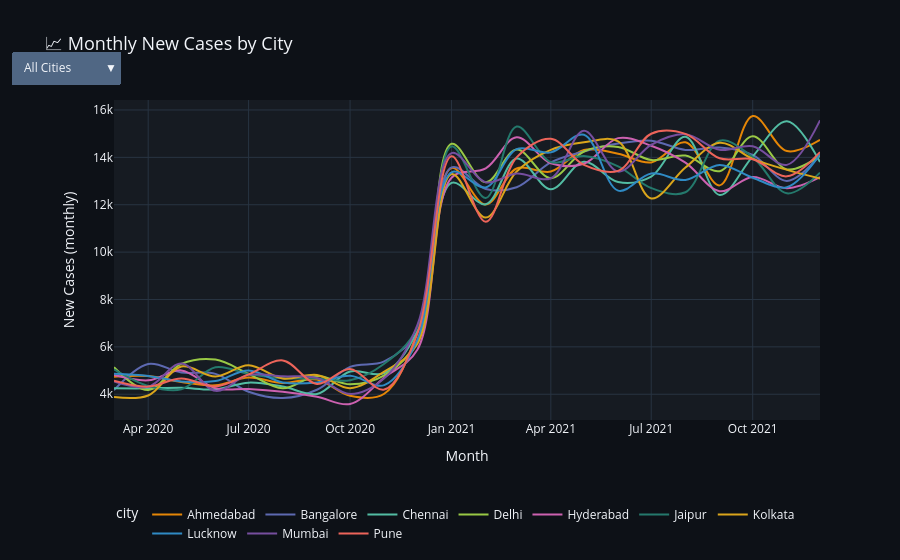

The cell this chart's notebook holds for it:
### Markdown cell above
### 📈 6A — Interactive Line Chart: City-wise COVID Trends

### Code cell
monthly = (
    df.groupby(['city', 'month'])
      .agg(confirmed=('confirmed','max'),
           daily_new=('daily_new','sum'),
           deaths=('deaths','max'))
      .reset_index()
)

fig = px.line(
    monthly, x='month', y='daily_new', color='city',
    title='📈 Monthly New Cases by City',
    labels={'daily_new': 'New Cases (monthly)', 'month': 'Month'},
    template='plotly_dark',
    color_discrete_sequence=px.colors.qualitative.Vivid,
    hover_data={'confirmed': True},
    line_shape='spline'
)
fig.update_layout(
    title_font_size=18,
    plot_bgcolor='#161b22',
    paper_bgcolor='#0d1117',
    hovermode='x unified',
    legend=dict(orientation='h', y=-0.25),
    updatemenus=[dict(
        type='dropdown',
        showactive=True,
        y=1.15, x=0.01,
        buttons=[
            dict(label='All Cities',
                 method='update',
                 args=[{'visible': [True]*monthly['city'].nunique()}]),
        ] + [
            dict(label=c, method='update',
                 args=[{'visible': [c2 == c for c2 in monthly['city'].unique()]}])
            for c in monthly['city'].unique()
        ]
    )]
)
fig.update_traces(line_width=2)
fig.show()

### Figure 1 — Plotly figure (JSON) as saved in the notebook; plotly's stock layout.template omitted (floating-point values rounded to 4 significant figures)
{"data": [{"customdata": [[5537], [10306], [14823], [19201], [23908], [28384], [33007], [36943], [40965], [47581], [61135], [73142], [86674], [100075], [114389], [128544], [142330], [156965], [169782], [185528], [199796], [214531]], "hovertemplate": "city=Ahmedabad<br>Month=%{x}<br>New Cases (monthly)=%{y}<br>confirmed=%{customdata[0]}<extra></extra>", "legendgroup": "Ahmedabad", "line": {"color": "rgb(229, 134, 6)", "dash": "solid", "shape": "spline", "width": 2}, "marker": {"symbol": "circle"}, "mode": "lines", "name": "Ahmedabad", "orientation": "v", "showlegend": true, "type": "scatter", "x": ["2020-03", "2020-04", "2020-05", "2020-06", "2020-07", "2020-08", "2020-09", "2020-10", "2020-11", "2020-12", "2021-01", "2021-02", "2021-03", "2021-04", "2021-05", "2021-06", "2021-07", "2021-08", "2021-09", "2021-10", "2021-11", "2021-12"], "xaxis": "x", "y": [4738.0, 4769.0, 4517.0, 4378.0, 4707.0, 4476.0, 4623.0, 3936.0, 4022.0, 6616.0, 13550.0, 12010.0, 13530.0, 13400.0, 14310.0, 14160.0, 13790.0, 14640.0, 12820.0, 15750.0, 14270.0, 14740.0], "yaxis": "y"}, {"customdata": [[5171], [10449], [15370], [20230], [24335], [28176], [32365], [37521], [42908], [49534], [63109], [75776], [88513], [102297], [116544], [131126], [145832], [160147], [174564], [188670], [201677], [215781]], "hovertemplate": "city=Bangalore<br>Month=%{x}<br>New Cases (monthly)=%{y}<br>confirmed=%{customdata[0]}<extra></extra>", "legendgroup": "Bangalore", "line": {"color": "rgb(93, 105, 177)", "dash": "solid", "shape": "spline", "width": 2}, "marker": {"symbol": "circle"}, "mode": "lines", "name": "Bangalore", "orientation": "v", "showlegend": true, "type": "scatter", "x": ["2020-03", "2020-04", "2020-05", "2020-06", "2020-07", "2020-08", "2020-09", "2020-10", "2020-11", "2020-12", "2021-01", "2021-02", "2021-03", "2021-04", "2021-05", "2021-06", "2021-07", "2021-08", "2021-09", "2021-10", "2021-11", "2021-12"], "xaxis": "x", "y": [4173.0, 5278.0, 4921.0, 4860.0, 4105.0, 3841.0, 4189.0, 5156.0, 5387.0, 6626.0, 13580.0, 12670.0, 12740.0, 13780.0, 14250.0, 14580.0, 14710.0, 14320.0, 14420.0, 14110.0, 13010.0, 14100.0], "yaxis": "y"}, {"customdata": [[6973], [11222], [15494], [19700], [24189], [28513], [32525], [37485], [42378], [49051], [61971], [73989], [87940], [100593], [114410], [127366], [140554], [155421], [167832], [181871], [197395], [211194]], "hovertemplate": "city=Chennai<br>Month=%{x}<br>New Cases (monthly)=%{y}<br>confirmed=%{customdata[0]}<extra></extra>", "legendgroup": "Chennai", "line": {"color": "rgb(82, 188, 163)", "dash": "solid", "shape": "spline", "width": 2}, "marker": {"symbol": "circle"}, "mode": "lines", "name": "Chennai", "orientation": "v", "showlegend": true, "type": "scatter", "x": ["2020-03", "2020-04", "2020-05", "2020-06", "2020-07", "2020-08", "2020-09", "2020-10", "2020-11", "2020-12", "2021-01", "2021-02", "2021-03", "2021-04", "2021-05", "2021-06", "2021-07", "2021-08", "2021-09", "2021-10", "2021-11", "2021-12"], "xaxis": "x", "y": [4250.0, 4249.0, 4272.0, 4206.0, 4489.0, 4324.0, 4012.0, 4960.0, 4893.0, 6673.0, 12920.0, 12020.0, 13950.0, 12650.0, 13820.0, 12960.0, 13190.0, 14870.0, 12410.0, 14040.0, 15520.0, 13800.0], "yaxis": "y"}, {"customdata": [[8145], [12325], [17605], [23069], [27932], [32181], [36955], [41374], [46168], [52428], [66999], [79949], [94283], [107406], [121655], [136097], [149981], [164056], [177474], [192366], [205858], [219929]], "hovertemplate": "city=Delhi<br>Month=%{x}<br>New Cases (monthly)=%{y}<br>confirmed=%{customdata[0]}<extra></extra>", "legendgroup": "Delhi", "line": {"color": "rgb(153, 201, 69)", "dash": "solid", "shape": "spline", "width": 2}, "marker": {"symbol": "circle"}, "mode": "lines", "name": "Delhi", "orientation": "v", "showlegend": true, "type": "scatter", "x": ["2020-03", "2020-04", "2020-05", "2020-06", "2020-07", "2020-08", "2020-09", "2020-10", "2020-11", "2020-12", "2021-01", "2021-02", "2021-03", "2021-04", "2021-05", "2021-06", "2021-07", "2021-08", "2021-09", "2021-10", "2021-11", "2021-12"], "xaxis": "x", "y": [5141.0, 4180.0, 5280.0, 5464.0, 4863.0, 4249.0, 4774.0, 4419.0, 4794.0, 6260.0, 14570.0, 12950.0, 14330.0, 13120.0, 14250.0, 14440.0, 13880.0, 14080.0, 13420.0, 14890.0, 13490.0, 14070.0], "yaxis": "y"}, {"customdata": [[6411], [10998], [16004], [20255], [24473], [28574], [32466], [36054], [40760], [46638], [59778], [73310], [88154], [101903], [115631], [130443], [144932], [158706], [171277], [184450], [197150], [210315]], "hovertemplate": "city=Hyderabad<br>Month=%{x}<br>New Cases (monthly)=%{y}<br>confirmed=%{customdata[0]}<extra></extra>", "legendgroup": "Hyderabad", "line": {"color": "rgb(204, 97, 176)", "dash": "solid", "shape": "spline", "width": 2}, "marker": {"symbol": "circle"}, "mode": "lines", "name": "Hyderabad", "orientation": "v", "showlegend": true, "type": "scatter", "x": ["2020-03", "2020-04", "2020-05", "2020-06", "2020-07", "2020-08", "2020-09", "2020-10", "2020-11", "2020-12", "2021-01", "2021-02", "2021-03", "2021-04", "2021-05", "2021-06", "2021-07", "2021-08", "2021-09", "2021-10", "2021-11", "2021-12"], "xaxis": "x", "y": [4814.0, 4587.0, 5006.0, 4251.0, 4218.0, 4101.0, 3892.0, 3588.0, 4706.0, 5878.0, 13140.0, 13530.0, 14840.0, 13750.0, 13730.0, 14810.0, 14490.0, 13770.0, 12570.0, 13170.0, 12700.0, 13160.0], "yaxis": "y"}, {"customdata": [[7462], [11812], [16021], [21156], [26011], [30687], [35353], [39942], [45232], [52045], [66507], [78791], [94090], [107890], [121946], [135569], [148275], [160802], [175507], [189519], [202001], [215356]], "hovertemplate": "city=Jaipur<br>Month=%{x}<br>New Cases (monthly)=%{y}<br>confirmed=%{customdata[0]}<extra></extra>", "legendgroup": "Jaipur", "line": {"color": "rgb(36, 121, 108)", "dash": "solid", "shape": "spline", "width": 2}, "marker": {"symbol": "circle"}, "mode": "lines", "name": "Jaipur", "orientation": "v", "showlegend": true, "type": "scatter", "x": ["2020-03", "2020-04", "2020-05", "2020-06", "2020-07", "2020-08", "2020-09", "2020-10", "2020-11", "2020-12", "2021-01", "2021-02", "2021-03", "2021-04", "2021-05", "2021-06", "2021-07", "2021-08", "2021-09", "2021-10", "2021-11", "2021-12"], "xaxis": "x", "y": [5052.0, 4350.0, 4209.0, 5135.0, 4855.0, 4676.0, 4666.0, 4589.0, 5290.0, 6813.0, 14460.0, 12280.0, 15300.0, 13800.0, 14060.0, 13620.0, 12710.0, 12530.0, 14700.0, 14010.0, 12480.0, 13360.0], "yaxis": "y"}, {"customdata": [[5360], [9309], [14479], [19227], [24450], [29116], [33929], [38187], [43143], [49266], [62564], [74020], [87421], [101737], [116370], [131044], [143309], [156877], [171495], [185431], [198902], [212013]], "hovertemplate": "city=Kolkata<br>Month=%{x}<br>New Cases (monthly)=%{y}<br>confirmed=%{customdata[0]}<extra></extra>", "legendgroup": "Kolkata", "line": {"color": "rgb(218, 165, 27)", "dash": "solid", "shape": "spline", "width": 2}, "marker": {"symbol": "circle"}, "mode": "lines", "name": "Kolkata", "orientation": "v", "showlegend": true, "type": "scatter", "x": ["2020-03", "2020-04", "2020-05", "2020-06", "2020-07", "2020-08", "2020-09", "2020-10", "2020-11", "2020-12", "2021-01", "2021-02", "2021-03", "2021-04", "2021-05", "2021-06", "2021-07", "2021-08", "2021-09", "2021-10", "2021-11", "2021-12"], "xaxis": "x", "y": [3883.0, 3949.0, 5170.0, 4748.0, 5223.0, 4666.0, 4813.0, 4258.0, 4956.0, 6123.0, 13300.0, 11460.0, 13400.0, 14320.0, 14630.0, 14670.0, 12260.0, 13570.0, 14620.0, 13940.0, 13470.0, 13110.0], "yaxis": "y"}, {"customdata": [[7602], [12374], [16916], [21473], [26480], [30979], [35478], [40254], [44637], [50928], [64298], [77028], [91377], [105587], [120542], [133136], [146454], [159500], [173181], [186319], [199061], [213189]], "hovertemplate": "city=Lucknow<br>Month=%{x}<br>New Cases (monthly)=%{y}<br>confirmed=%{customdata[0]}<extra></extra>", "legendgroup": "Lucknow", "line": {"color": "rgb(47, 138, 196)", "dash": "solid", "shape": "spline", "width": 2}, "marker": {"symbol": "circle"}, "mode": "lines", "name": "Lucknow", "orientation": "v", "showlegend": true, "type": "scatter", "x": ["2020-03", "2020-04", "2020-05", "2020-06", "2020-07", "2020-08", "2020-09", "2020-10", "2020-11", "2020-12", "2021-01", "2021-02", "2021-03", "2021-04", "2021-05", "2021-06", "2021-07", "2021-08", "2021-09", "2021-10", "2021-11", "2021-12"], "xaxis": "x", "y": [4861.0, 4772.0, 4542.0, 4557.0, 5007.0, 4499.0, 4499.0, 4776.0, 4383.0, 6291.0, 13370.0, 12730.0, 14350.0, 14210.0, 14960.0, 12590.0, 13320.0, 13050.0, 13680.0, 13140.0, 12740.0, 14130.0], "yaxis": "y"}, {"customdata": [[6090], [10405], [15701], [19844], [24661], [29417], [34105], [38117], [42789], [49703], [63883], [76831], [90147], [103266], [118387], [131786], [146317], [161297], [175617], [190083], [203766], [219328]], "hovertemplate": "city=Mumbai<br>Month=%{x}<br>New Cases (monthly)=%{y}<br>confirmed=%{customdata[0]}<extra></extra>", "legendgroup": "Mumbai", "line": {"color": "rgb(118, 78, 159)", "dash": "solid", "shape": "spline", "width": 2}, "marker": {"symbol": "circle"}, "mode": "lines", "name": "Mumbai", "orientation": "v", "showlegend": true, "type": "scatter", "x": ["2020-03", "2020-04", "2020-05", "2020-06", "2020-07", "2020-08", "2020-09", "2020-10", "2020-11", "2020-12", "2021-01", "2021-02", "2021-03", "2021-04", "2021-05", "2021-06", "2021-07", "2021-08", "2021-09", "2021-10", "2021-11", "2021-12"], "xaxis": "x", "y": [4537.0, 4315.0, 5296.0, 4143.0, 4817.0, 4756.0, 4688.0, 4012.0, 4672.0, 6914.0, 14180.0, 12950.0, 13320.0, 13120.0, 15120.0, 13400.0, 14530.0, 14980.0, 14320.0, 14470.0, 13680.0, 15560.0], "yaxis": "y"}, {"customdata": [[7306], [11628], [16293], [20622], [25461], [30890], [35324], [40393], [44592], [51151], [65195], [76472], [90473], [105258], [118938], [132369], [147367], [162357], [176317], [190239], [203437], [217658]], "hovertemplate": "city=Pune<br>Month=%{x}<br>New Cases (monthly)=%{y}<br>confirmed=%{customdata[0]}<extra></extra>", "legendgroup": "Pune", "line": {"color": "rgb(237, 100, 90)", "dash": "solid", "shape": "spline", "width": 2}, "marker": {"symbol": "circle"}, "mode": "lines", "name": "Pune", "orientation": "v", "showlegend": true, "type": "scatter", "x": ["2020-03", "2020-04", "2020-05", "2020-06", "2020-07", "2020-08", "2020-09", "2020-10", "2020-11", "2020-12", "2021-01", "2021-02", "2021-03", "2021-04", "2021-05", "2021-06", "2021-07", "2021-08", "2021-09", "2021-10", "2021-11", "2021-12"], "xaxis": "x", "y": [4574.0, 4322.0, 4665.0, 4329.0, 4839.0, 5429.0, 4434.0, 5069.0, 4199.0, 6559.0, 14040.0, 11280.0, 14000.0, 14780.0, 13680.0, 13430.0, 15000.0, 14990.0, 13960.0, 13920.0, 13200.0, 14220.0], "yaxis": "y"}], "layout": {"hovermode": "x unified", "legend": {"orientation": "h", "title": {"text": "city"}, "tracegroupgap": 0, "y": -0.25}, "paper_bgcolor": "#0d1117", "plot_bgcolor": "#161b22", "title": {"font": {"size": 18}, "text": "📈 Monthly New Cases by City"}, "updatemenus": [{"buttons": [{"args": [{"visible": [true, true, true, true, true, true, true, true, true, true]}], "label": "All Cities", "method": "update"}, {"args": [{"visible": [true, false, false, false, false, false, false, false, false, false]}], "label": "Ahmedabad", "method": "update"}, {"args": [{"visible": [false, true, false, false, false, false, false, false, false, false]}], "label": "Bangalore", "method": "update"}, {"args": [{"visible": [false, false, true, false, false, false, false, false, false, false]}], "label": "Chennai", "method": "update"}, {"args": [{"visible": [false, false, false, true, false, false, false, false, false, false]}], "label": "Delhi", "method": "update"}, {"args": [{"visible": [false, false, false, false, true, false, false, false, false, false]}], "label": "Hyderabad", "method": "update"}, {"args": [{"visible": [false, false, false, false, false, true, false, false, false, false]}], "label": "Jaipur", "method": "update"}, {"args": [{"visible": [false, false, false, false, false, false, true, false, false, false]}], "label": "Kolkata", "method": "update"}, {"args": [{"visible": [false, false, false, false, false, false, false, true, false, false]}], "label": "Lucknow", "method": "update"}, {"args": [{"visible": [false, false, false, false, false, false, false, false, true, false]}], "label": "Mumbai", "method": "update"}, {"args": [{"visible": [false, false, false, false, false, false, false, false, false, true]}], "label": "Pune", "method": "update"}], "showactive": true, "type": "dropdown", "x": 0.01, "y": 1.15}], "xaxis": {"anchor": "y", "domain": [0, 1], "title": {"text": "Month"}}, "yaxis": {"anchor": "x", "domain": [0, 1], "title": {"text": "New Cases (monthly)"}}}}
